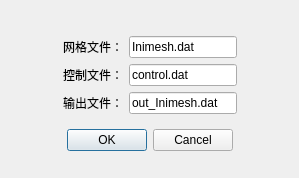
<?xml version="1.0" encoding="UTF-8"?>
<ui version="4.0">
 <class>Form</class>
 <widget class="QWidget" name="Form">
  <property name="geometry">
   <rect>
    <x>0</x>
    <y>0</y>
    <width>299</width>
    <height>178</height>
   </rect>
  </property>
  <property name="windowTitle">
   <string>Form</string>
  </property>
  <layout class="QHBoxLayout" name="horizontalLayout">
   <item>
    <spacer name="horizontalSpacer">
     <property name="orientation">
      <enum>Qt::Orientation::Horizontal</enum>
     </property>
     <property name="sizeHint" stdset="0">
      <size>
       <width>40</width>
       <height>20</height>
      </size>
     </property>
    </spacer>
   </item>
   <item>
    <layout class="QVBoxLayout" name="verticalLayout">
     <item>
      <spacer name="verticalSpacer_2">
       <property name="orientation">
        <enum>Qt::Orientation::Vertical</enum>
       </property>
       <property name="sizeHint" stdset="0">
        <size>
         <width>20</width>
         <height>40</height>
        </size>
       </property>
      </spacer>
     </item>
     <item>
      <widget class="QWidget" name="widget" native="true">
       <layout class="QGridLayout" name="gridLayout">
        <item row="1" column="1">
         <widget class="QLineEdit" name="lineEdit_2">
          <property name="text">
           <string>control.dat</string>
          </property>
         </widget>
        </item>
        <item row="0" column="0">
         <widget class="QLabel" name="label">
          <property name="text">
           <string>网格文件：</string>
          </property>
         </widget>
        </item>
        <item row="0" column="1">
         <widget class="QLineEdit" name="lineEdit">
          <property name="text">
           <string>Inimesh.dat</string>
          </property>
         </widget>
        </item>
        <item row="1" column="0">
         <widget class="QLabel" name="label_2">
          <property name="text">
           <string>控制文件：</string>
          </property>
         </widget>
        </item>
        <item row="2" column="0">
         <widget class="QLabel" name="label_3">
          <property name="text">
           <string>输出文件：</string>
          </property>
         </widget>
        </item>
        <item row="2" column="1">
         <widget class="QLineEdit" name="lineEdit_3">
          <property name="text">
           <string>out_Inimesh.dat</string>
          </property>
         </widget>
        </item>
       </layout>
      </widget>
     </item>
     <item>
      <widget class="QDialogButtonBox" name="buttonBox_2">
       <property name="standardButtons">
        <set>QDialogButtonBox::StandardButton::Cancel|QDialogButtonBox::StandardButton::Ok</set>
       </property>
       <property name="centerButtons">
        <bool>true</bool>
       </property>
      </widget>
     </item>
     <item>
      <spacer name="verticalSpacer_3">
       <property name="orientation">
        <enum>Qt::Orientation::Vertical</enum>
       </property>
       <property name="sizeHint" stdset="0">
        <size>
         <width>20</width>
         <height>40</height>
        </size>
       </property>
      </spacer>
     </item>
    </layout>
   </item>
   <item>
    <spacer name="horizontalSpacer_2">
     <property name="orientation">
      <enum>Qt::Orientation::Horizontal</enum>
     </property>
     <property name="sizeHint" stdset="0">
      <size>
       <width>40</width>
       <height>20</height>
      </size>
     </property>
    </spacer>
   </item>
  </layout>
 </widget>
 <resources/>
 <connections/>
</ui>
